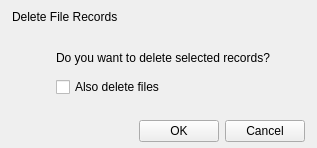
<?xml version="1.0" encoding="UTF-8"?>
<ui version="4.0">
 <class>RemoveFileOptionDialog</class>
 <widget class="FramelessDialog" name="RemoveFileOptionDialog">
  <property name="geometry">
   <rect>
    <x>0</x>
    <y>0</y>
    <width>317</width>
    <height>144</height>
   </rect>
  </property>
  <property name="windowTitle">
   <string>RemoveFileOptionDialog</string>
  </property>
  <layout class="QVBoxLayout" name="verticalLayoutMain">
   <property name="leftMargin">
    <number>0</number>
   </property>
   <property name="topMargin">
    <number>0</number>
   </property>
   <property name="rightMargin">
    <number>0</number>
   </property>
   <property name="bottomMargin">
    <number>0</number>
   </property>
   <item>
    <widget class="QWidget" name="titlebar" native="true">
     <property name="sizePolicy">
      <sizepolicy hsizetype="Expanding" vsizetype="Expanding">
       <horstretch>0</horstretch>
       <verstretch>0</verstretch>
      </sizepolicy>
     </property>
     <property name="minimumSize">
      <size>
       <width>0</width>
       <height>33</height>
      </size>
     </property>
     <property name="maximumSize">
      <size>
       <width>16777215</width>
       <height>33</height>
      </size>
     </property>
     <layout class="QHBoxLayout" name="horizontalLayout_11">
      <property name="spacing">
       <number>0</number>
      </property>
      <property name="leftMargin">
       <number>0</number>
      </property>
      <property name="topMargin">
       <number>0</number>
      </property>
      <property name="rightMargin">
       <number>0</number>
      </property>
      <property name="bottomMargin">
       <number>0</number>
      </property>
      <item>
       <widget class="QWidget" name="titlewidget" native="true">
        <property name="sizePolicy">
         <sizepolicy hsizetype="Expanding" vsizetype="Expanding">
          <horstretch>0</horstretch>
          <verstretch>0</verstretch>
         </sizepolicy>
        </property>
        <layout class="QHBoxLayout" name="horizontalLayout_10">
         <property name="spacing">
          <number>0</number>
         </property>
         <property name="leftMargin">
          <number>12</number>
         </property>
         <property name="topMargin">
          <number>0</number>
         </property>
         <property name="rightMargin">
          <number>0</number>
         </property>
         <property name="bottomMargin">
          <number>0</number>
         </property>
         <item>
          <widget class="QLabel" name="title">
           <property name="sizePolicy">
            <sizepolicy hsizetype="Expanding" vsizetype="Expanding">
             <horstretch>0</horstretch>
             <verstretch>0</verstretch>
            </sizepolicy>
           </property>
           <property name="text">
            <string>Delete File Records</string>
           </property>
          </widget>
         </item>
         <item>
          <spacer name="horizontalSpacer">
           <property name="orientation">
            <enum>Qt::Horizontal</enum>
           </property>
           <property name="sizeHint" stdset="0">
            <size>
             <width>233</width>
             <height>2</height>
            </size>
           </property>
          </spacer>
         </item>
        </layout>
       </widget>
      </item>
      <item>
       <layout class="QVBoxLayout" name="verticalLayout_6">
        <property name="spacing">
         <number>0</number>
        </property>
        <property name="leftMargin">
         <number>0</number>
        </property>
        <property name="topMargin">
         <number>0</number>
        </property>
        <property name="rightMargin">
         <number>0</number>
        </property>
        <property name="bottomMargin">
         <number>0</number>
        </property>
        <item>
         <layout class="QHBoxLayout" name="horizontalLayout_6">
          <property name="spacing">
           <number>0</number>
          </property>
          <property name="leftMargin">
           <number>0</number>
          </property>
          <property name="topMargin">
           <number>0</number>
          </property>
          <property name="rightMargin">
           <number>0</number>
          </property>
          <property name="bottomMargin">
           <number>0</number>
          </property>
          <item>
           <widget class="QPushButton" name="btnClose">
            <property name="sizePolicy">
             <sizepolicy hsizetype="Expanding" vsizetype="Expanding">
              <horstretch>0</horstretch>
              <verstretch>0</verstretch>
             </sizepolicy>
            </property>
            <property name="focusPolicy">
             <enum>Qt::NoFocus</enum>
            </property>
            <property name="text">
             <string/>
            </property>
            <property name="flat">
             <bool>true</bool>
            </property>
           </widget>
          </item>
         </layout>
        </item>
        <item>
         <spacer name="verticalSpacer_4">
          <property name="orientation">
           <enum>Qt::Vertical</enum>
          </property>
          <property name="sizeType">
           <enum>QSizePolicy::Expanding</enum>
          </property>
          <property name="sizeHint" stdset="0">
           <size>
            <width>0</width>
            <height>1</height>
           </size>
          </property>
         </spacer>
        </item>
       </layout>
      </item>
     </layout>
    </widget>
   </item>
   <item>
    <layout class="QHBoxLayout" name="horizontalLayout_2">
     <property name="topMargin">
      <number>0</number>
     </property>
     <item>
      <spacer name="horizontalSpacer_3">
       <property name="orientation">
        <enum>Qt::Horizontal</enum>
       </property>
       <property name="sizeHint" stdset="0">
        <size>
         <width>40</width>
         <height>20</height>
        </size>
       </property>
      </spacer>
     </item>
     <item>
      <widget class="QWidget" name="centralPanel" native="true">
       <layout class="QVBoxLayout" name="verticalLayout">
        <property name="spacing">
         <number>12</number>
        </property>
        <property name="leftMargin">
         <number>20</number>
        </property>
        <property name="topMargin">
         <number>12</number>
        </property>
        <property name="bottomMargin">
         <number>12</number>
        </property>
        <item>
         <widget class="QLabel" name="tagClosePanel">
          <property name="text">
           <string>Do you want to delete selected records?</string>
          </property>
         </widget>
        </item>
        <item>
         <widget class="QCheckBox" name="checkBoxRemoveFile">
          <property name="text">
           <string>Also delete files</string>
          </property>
         </widget>
        </item>
       </layout>
      </widget>
     </item>
     <item>
      <spacer name="horizontalSpacer_4">
       <property name="orientation">
        <enum>Qt::Horizontal</enum>
       </property>
       <property name="sizeHint" stdset="0">
        <size>
         <width>40</width>
         <height>20</height>
        </size>
       </property>
      </spacer>
     </item>
    </layout>
   </item>
   <item>
    <widget class="QWidget" name="bottomBar" native="true">
     <property name="minimumSize">
      <size>
       <width>0</width>
       <height>33</height>
      </size>
     </property>
     <property name="maximumSize">
      <size>
       <width>16777215</width>
       <height>33</height>
      </size>
     </property>
     <layout class="QHBoxLayout" name="horizontalLayout">
      <property name="leftMargin">
       <number>0</number>
      </property>
      <property name="topMargin">
       <number>0</number>
      </property>
      <property name="rightMargin">
       <number>12</number>
      </property>
      <property name="bottomMargin">
       <number>0</number>
      </property>
      <item>
       <spacer name="horizontalSpacer_2">
        <property name="orientation">
         <enum>Qt::Horizontal</enum>
        </property>
        <property name="sizeHint" stdset="0">
         <size>
          <width>40</width>
          <height>20</height>
         </size>
        </property>
       </spacer>
      </item>
      <item>
       <widget class="QPushButton" name="pushButtonOk">
        <property name="minimumSize">
         <size>
          <width>75</width>
          <height>0</height>
         </size>
        </property>
        <property name="text">
         <string>OK</string>
        </property>
       </widget>
      </item>
      <item>
       <widget class="QPushButton" name="pushButtonClose">
        <property name="minimumSize">
         <size>
          <width>75</width>
          <height>0</height>
         </size>
        </property>
        <property name="text">
         <string>Cancel</string>
        </property>
       </widget>
      </item>
     </layout>
    </widget>
   </item>
  </layout>
 </widget>
 <layoutdefault spacing="6" margin="11"/>
 <customwidgets>
  <customwidget>
   <class>FramelessDialog</class>
   <extends>QWidget</extends>
   <header>framelessdialog.h</header>
   <container>1</container>
  </customwidget>
 </customwidgets>
 <resources/>
 <connections/>
</ui>
